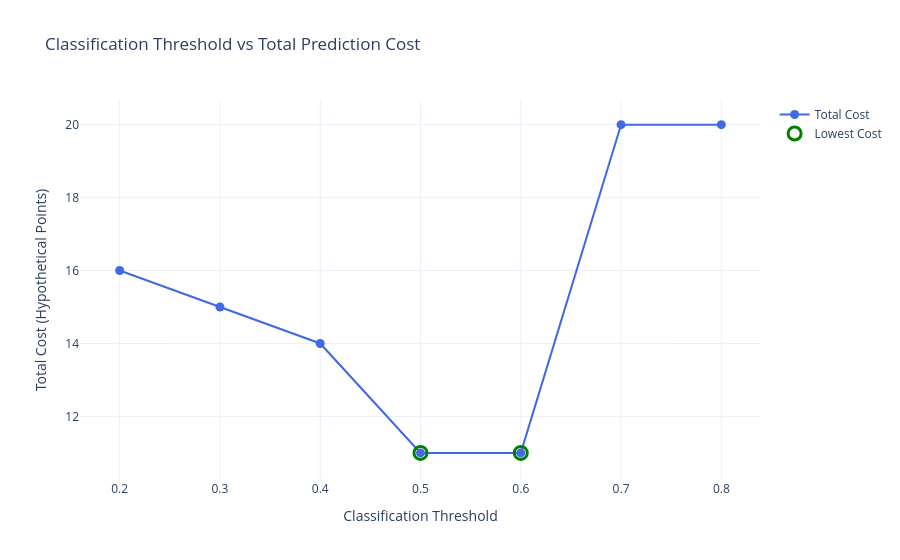

The notebook cell saved with this chart:
### Code cell
import plotly.graph_objects as go

fig = go.Figure()

# Plot total cost for each threshold
fig.add_trace(go.Scatter(
    x=cost_df["Threshold"],
    y=cost_df["Total Cost"],
    mode="lines+markers",
    name="Total Cost",
    line=dict(color="royalblue", width=2),
    marker=dict(size=9),
    hovertemplate=(
        "Threshold: %{x:.1f}<br>"
        "Total Cost: %{y}<extra></extra>"
    )
))

# Highlight the lowest-cost thresholds
best_rows = cost_df[
    cost_df["Total Cost"] == best_cost
]

fig.add_trace(go.Scatter(
    x=best_rows["Threshold"],
    y=best_rows["Total Cost"],
    mode="markers",
    name="Lowest Cost",
    marker=dict(
        color="green",
        size=13,
        symbol="circle-open",
        line=dict(width=3)
    ),
    hovertemplate=(
        "Optimal tested threshold: %{x:.1f}<br>"
        "Minimum Cost: %{y}<extra></extra>"
    )
))

fig.update_layout(
    title="Classification Threshold vs Total Prediction Cost",
    xaxis_title="Classification Threshold",
    yaxis_title="Total Cost (Hypothetical Points)",
    template="plotly_white",
    hovermode="closest"
)

fig.show()

### Figure 1 — Plotly figure (JSON) as saved in the notebook; plotly's stock layout.template omitted (floating-point values rounded to 4 significant figures)
{"data": [{"hovertemplate": "Threshold: %{x:.1f}<br>Total Cost: %{y}<extra></extra>", "line": {"color": "royalblue", "width": 2}, "marker": {"size": 9}, "mode": "lines+markers", "name": "Total Cost", "type": "scatter", "x": [0.2, 0.3, 0.4, 0.5, 0.6, 0.7, 0.8], "y": [16, 15, 14, 11, 11, 20, 20]}, {"hovertemplate": "Optimal tested threshold: %{x:.1f}<br>Minimum Cost: %{y}<extra></extra>", "marker": {"color": "green", "line": {"width": 3}, "size": 13, "symbol": "circle-open"}, "mode": "markers", "name": "Lowest Cost", "type": "scatter", "x": [0.5, 0.6], "y": [11, 11]}], "layout": {"hovermode": "closest", "title": {"text": "Classification Threshold vs Total Prediction Cost"}, "xaxis": {"title": {"text": "Classification Threshold"}}, "yaxis": {"title": {"text": "Total Cost (Hypothetical Points)"}}}}
